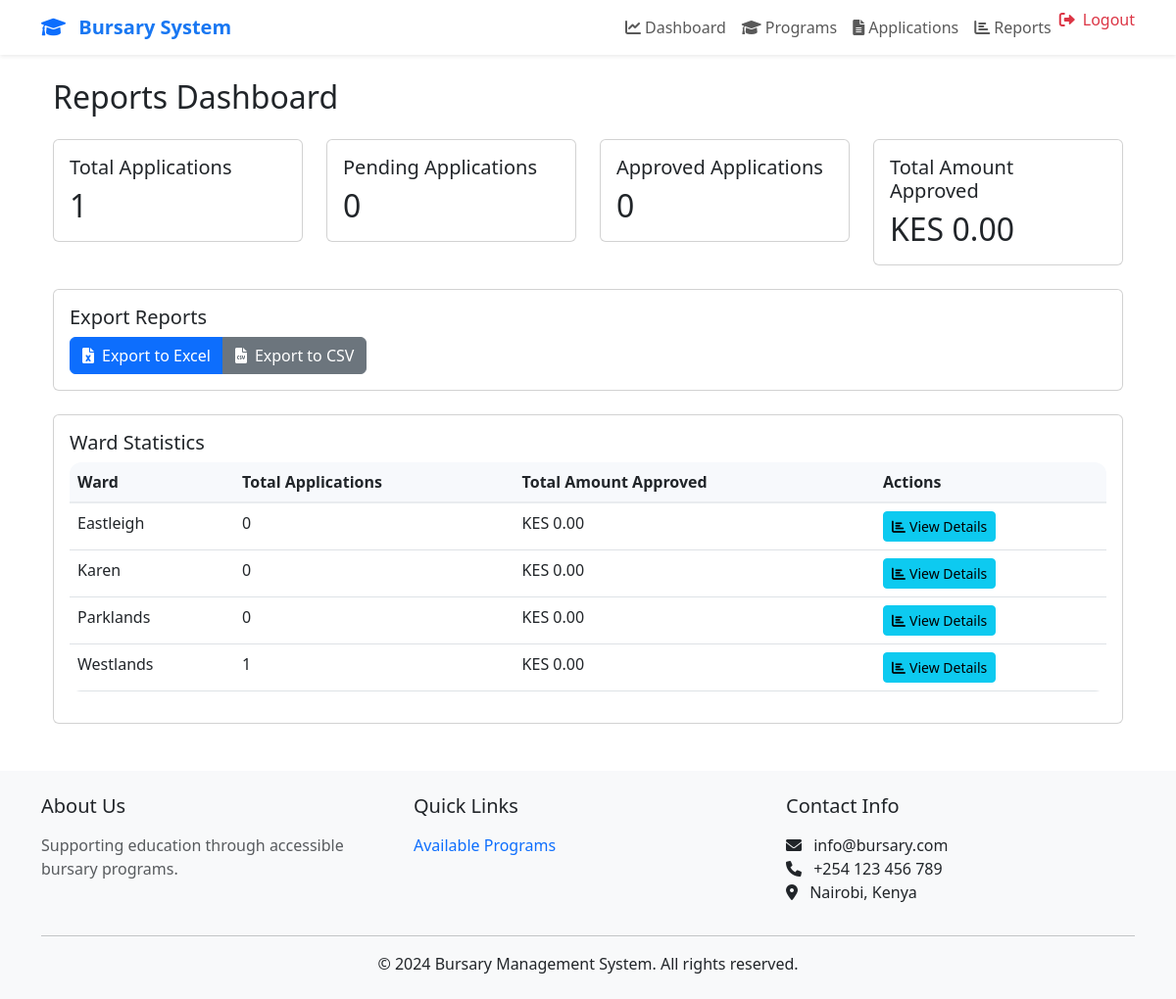
The app's page /admin/reports (signed in), older data.
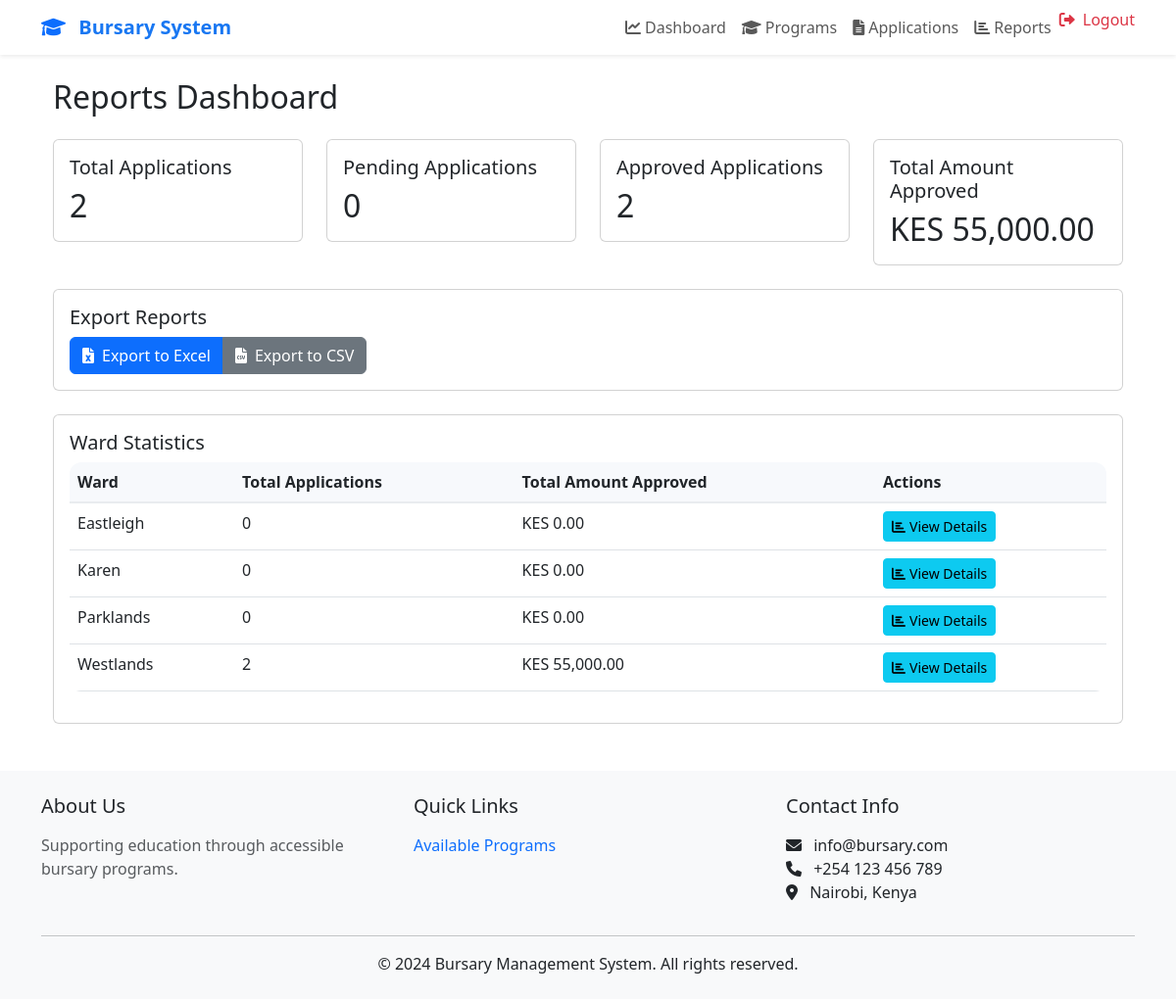
The same page, newer data.
### app/models.py (models this page shows)
class Ward(db.Model):
    id = db.Column(db.Integer, primary_key=True)
    name = db.Column(db.String(100), unique=True, nullable=False)
    description = db.Column(db.String(500))
    total_budget = db.Column(db.Float, nullable=False)
    created_at = db.Column(db.DateTime, default=datetime.utcnow)
    updated_at = db.Column(db.DateTime, default=datetime.utcnow, onupdate=datetime.utcnow)
    programs = db.relationship('BursaryProgram', backref='ward', lazy='dynamic')
    profiles = db.relationship('Profile', backref='ward', lazy='dynamic')
    applications = db.relationship('Application', backref='ward', lazy='dynamic')

### app/admin/routes.py (the view)
@bp.route('/reports')
@login_required
@admin_required
def reports():
    total_applications = Application.query.count()
    pending_applications = Application.query.filter_by(status='PENDING').count()
    approved_applications = Application.query.filter_by(status='APPROVED').count()
    total_amount_approved = db.session.query(func.sum(Application.amount))\
        .filter_by(status='APPROVED').scalar() or 0
    ward_stats = db.session.query(
        Ward.id,
        Ward.name,
        func.count(Application.id).label('total_applications'),
        func.sum(
            case(
                (Application.status == 'APPROVED', Application.amount),
                else_=0
            )
        ).label('total_approved')
    ).outerjoin(Application, Ward.id == Application.ward_id)\
     .group_by(Ward.id, Ward.name)\
     .all()
    return render_template('admin/reports.html',
                         total_applications=total_applications,
                         pending_applications=pending_applications,
                         approved_applications=approved_applications,
                         total_amount_approved=total_amount_approved,
                         ward_stats=ward_stats)

### app/models.py (called while the page is built)
@login_manager.user_loader
def load_user(id):
    return User.query.get(int(id))

### app/templates/admin/reports.html (shortened to what this page needs)
{% extends "admin/base.html" %}
{% block content %}
<div class="container mt-4">
    <h2>Reports Dashboard</h2>
    <div class="row mt-4">
        <div class="col-md-3">
            <div class="card">
                <div class="card-body">
                    <h5 class="card-title">Total Applications</h5>
                    <h2 class="card-text">{{ total_applications }}</h2>
                </div>
            </div>
        </div>
        <div class="col-md-3">
            <div class="card">
                <div class="card-body">
                    <h5 class="card-title">Pending Applications</h5>
                    <h2 class="card-text">{{ pending_applications }}</h2>
                </div>
            </div>
        </div>
        <div class="col-md-3">
            <div class="card">
                <div class="card-body">
                    <h5 class="card-title">Approved Applications</h5>
                    <h2 class="card-text">{{ approved_applications }}</h2>
                </div>
            </div>
        </div>
        <div class="col-md-3">
            <div class="card">
                <div class="card-body">
                    <h5 class="card-title">Total Amount Approved</h5>
                    <h2 class="card-text">KES {{ "{:,.2f}".format(total_amount_approved) }}</h2>
                </div>
            </div>
        </div>
    </div>
    <div class="row mt-4">
        <div class="col-12">
            <div class="card">
                <div class="card-body">
                    <h5 class="card-title">Export Reports</h5>
                    <div class="btn-group">
                        <a href="{{ url_for('admin.export_report', type='applications', format='excel') }}"
                           class="btn btn-primary">
                            <i class="fas fa-file-excel me-2"></i>Export to Excel
                        </a>
                        <a href="{{ url_for('admin.export_report', type='applications', format='csv') }}"
                           class="btn btn-secondary">
                            <i class="fas fa-file-csv me-2"></i>Export to CSV
                        </a>
                    </div>
                </div>
            </div>
        </div>
    </div>
    <div class="row mt-4">
        <div class="col-12">
            <div class="card">
                <div class="card-body">
                    <h5 class="card-title">Ward Statistics</h5>
                    <div class="table-responsive">
                        <table class="table">
                            <thead>
                                <tr>
                                    <th>Ward</th>
                                    <th>Total Applications</th>
                                    <th>Total Amount Approved</th>
                                    <th>Actions</th>
                                </tr>
                            </thead>
                            <tbody>
                                {% for ward in ward_stats %}
                                <tr>
                                    <td>{{ ward.name }}</td>
                                    <td>{{ ward.total_applications }}</td>
                                    <td>KES {{ "{:,.2f}".format(ward.total_approved) }}</td>
                                    <td>
                                        <a href="{{ url_for('admin.ward_report', ward_id=ward.id) }}"
                                           class="btn btn-sm btn-info">
                                            <i class="fas fa-chart-bar me-1"></i>View Details
                                        </a>
                                    </td>
                                </tr>
                                {% endfor %}
                            </tbody>
                        </table>
                    </div>
                </div>
            </div>
        </div>
    </div>
</div>
{% endblock %}

Row changes from the older to the newer data that the page shows:
changed Ward "Westlands": total_applications "1" → "2"; total_approved "0.00" → "55,000.00"
Text that changed along with them:
{{ total_applications }}: "1" → "2"
{{ approved_applications }}: "0" → "2"
{{ "{:,.2f}".format(total_amount_approved) }}: "0.00" → "55,000.00"
